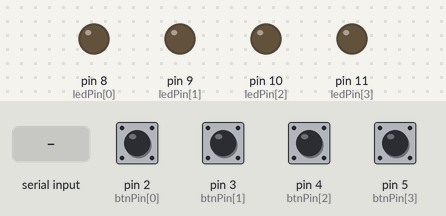
The sketch below on a simulated Arduino Uno, built with avr-gcc and run on an emulated ATmega328P. Shown: output pins drawn as LEDs (lit = HIGH). The test bench sets the inputs (shaded band); at power-on: pin 2 (btnPin[0]), pin 3 (btnPin[1]), pin 4 (btnPin[2]), pin 5 (btnPin[3]) HIGH.

Above: at 1.2 s.
1.3 s: "1" received over Serial
At 2.5 s:
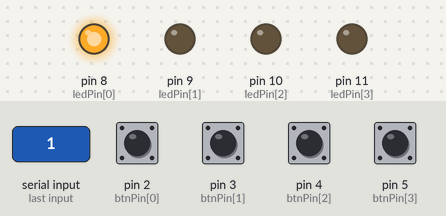
2.8 s: "2" received over Serial
At 3.7 s:
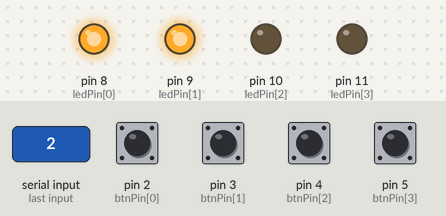
4.3 s: "3" received over Serial
At 4.8 s:
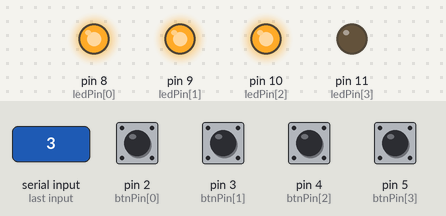
5.8 s: "4" received over Serial
At 7.2 s:
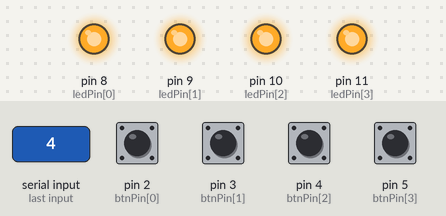
8.9 s: "1" received over Serial
At 9.5 s:
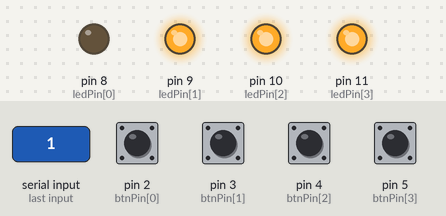
Timing chart, 0 to 11.4 s (numbered marks = the images above; inputs shaded):
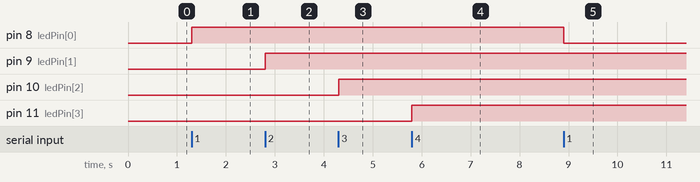

Measured:
- after the input at 1.3 s, pin 8 (ledPin[0]): LOW → HIGH at once
- after the input at 2.8 s, pin 9 (ledPin[1]): LOW → HIGH at once
- after the input at 4.3 s, pin 10 (ledPin[2]): LOW → HIGH at once
- after the input at 5.8 s, pin 11 (ledPin[3]): LOW → HIGH at once
- after the input at 8.9 s, pin 8 (ledPin[0]): HIGH → LOW at once

The sketch:

arduino_code.ino
```cpp
const char cCR=13, cLF=10;
int btnPin[4]={2,3,4,5}, ledPin[4]={8,9,10,11};
int btnStatePrev[4] = {1,1,1,1}, ledState[4] = {0,0,0,0};
String gBuff;

void setup() {
  for(int i=0; i<4; i++)
  {
    pinMode(ledPin[i], OUTPUT);
    pinMode(btnPin[i], INPUT_PULLUP); // pull-up
  }
  Serial.begin(9600);
  Serial.setTimeout(0);
}

void loop() {

  //------------------------------------
  //  버튼 상태가 ON->OFF로 변했으면 송신
  //------------------------------------

  // Off -> On 인지 검사
  int btnState[4], btnOn2Off[4];
  for(int i=0; i<4; i++) btnState[i] = digitalRead(btnPin[i]);
  for(int i=0; i<4; i++) btnOn2Off[i] = btnStatePrev[i] && !btnState[i];

  // Off -> On 으로 상태가 바뀌었으면 글자 송신
  if(btnOn2Off[0]) Serial.print("1" + String(cCR) + String(cLF));
  if(btnOn2Off[1]) Serial.print("2" + String(cCR) + String(cLF));
  if(btnOn2Off[2]) Serial.print("3" + String(cCR) + String(cLF));
  if(btnOn2Off[3]) Serial.print("4" + String(cCR) + String(cLF));

  // 이전 상태 기억
  for(int i=0; i<4; i++) btnStatePrev[i] = btnState[i];

  //------------------------------------
  //  1, 2, 3, 4 수신에 따라 led 반전
  //------------------------------------

  // 데이터 없으면 리턴
  if(Serial.available() <= 0) return;

  // 수신내용 버퍼에 추가
  gBuff += Serial.readString(); //읽어오면 buffer가 비워진다

  // 최초 한글자 얻기
  String st = gBuff.substring(0, 1);

  // gBuff 업데이트
  gBuff = gBuff.substring(1);

  // LED 반전
  if(st =="1") ledState[0] = !ledState[0];
  if(st =="2") ledState[1] = !ledState[1];
  if(st =="3") ledState[2] = !ledState[2];
  if(st =="4") ledState[3] = !ledState[3];
  digitalWrite(ledPin[0], ledState[0] & 0x1 ? HIGH : LOW);
  digitalWrite(ledPin[1], ledState[1] & 0x1 ? HIGH : LOW);
  digitalWrite(ledPin[2], ledState[2] & 0x1 ? HIGH : LOW);
  digitalWrite(ledPin[3], ledState[3] & 0x1 ? HIGH : LOW);
}
```
